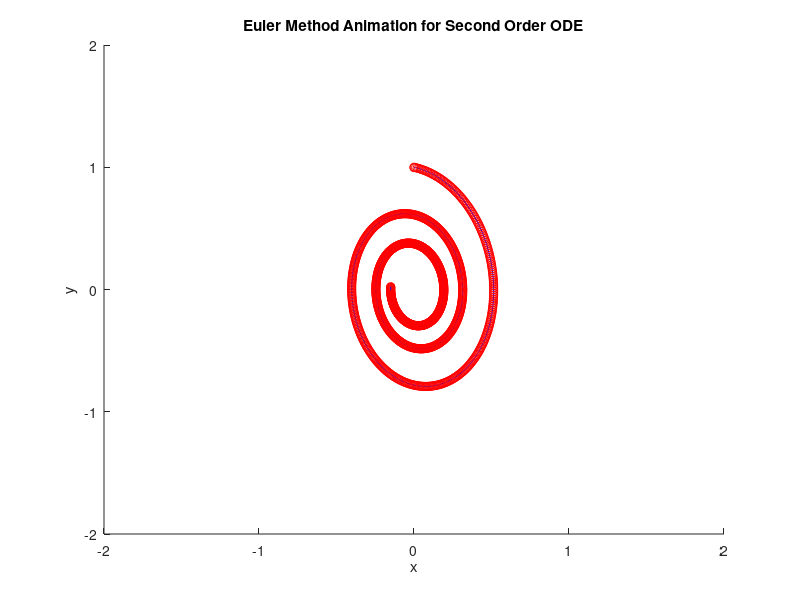

Reproduce this figure in MATLAB.
function animateEuler()
    % Parameters
    dt = 0.01; % Time step
    tspan = [0 10]; % Time span
    initialConditions = [0; 1]; % Initial conditions [x0; v0]
    
    % Function representing the second-order differential equation: x'' = -x
    odeFunc = @(t, y) [y(2); -3*y(1)-0.3*y(2)]; 
    
    % Initialize
    t = tspan(1):dt:tspan(2);
    y = zeros(2, length(t));
    y(:,1) = initialConditions;
    
    % Euler method
    for i = 1:length(t)-1
        y(:,i+1) = y(:,i) + dt * odeFunc(t(i), y(:,i));
    end
    
    % Animation
    figure;
    axis([-2 2 -2 2]);
    xlabel('x');
    ylabel('y');
    title('Euler Method Animation for Second Order ODE');
    hold on;
    plot(y(1,1), y(2,2), 'ro'); % Initial position
    
    for i = 1:length(t)
        plot(y(1,i), y(2,i), 'ro'); % Plot current position
        pause(dt);
        if i < length(t)
            plot([y(1,i), y(1,i+1)], [y(2,i), y(2,i+1)], 'b-'); % Plot trajectory
        end
    end
end
